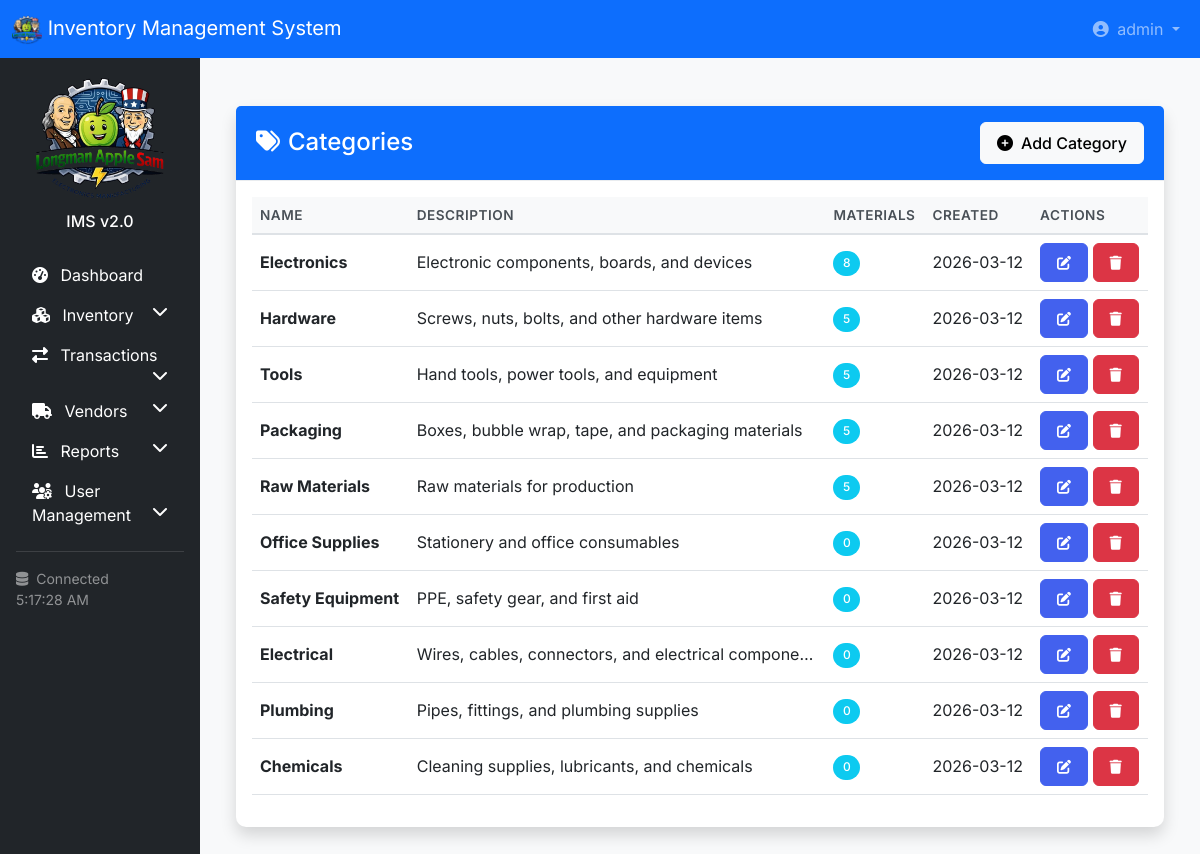
Screenshot of /inventory/categories/ (signed in) with the database file from the repository.
### inventory/models.py (models this page shows, shortened)
class Category(models.Model):
    name = models.CharField(max_length=100, unique=True)
    description = models.TextField(blank=True)
    created_at = models.DateTimeField(auto_now_add=True)
    updated_at = models.DateTimeField(auto_now=True)
    class Meta:
        verbose_name_plural = "Categories"
        ordering = ['name']

### inventory/views.py (the view)
# urls.py: path('categories/', views.category_list, name='category_list'),
@login_required
def category_list(request):
    categories = Category.objects.annotate(material_count=Count('materials')).all()
    return render(request, 'inventory/category_list.html', {'categories': categories})

### inventory/templates/inventory/category_list.html (shortened to what this page needs)
{% extends 'base.html' %}
{% load static %}
{% block content %}
<div class="container-fluid py-4">
    <div class="row">
        <div class="col-12">
            <div class="card shadow">
                <div class="card-header bg-primary text-white d-flex justify-content-between align-items-center">
                    <h4 class="mb-0"><i class="fas fa-tags me-2"></i>Categories</h4>
                    <a href="{% url 'inventory:category_create' %}" class="btn btn-light">
                        <i class="fas fa-plus-circle me-2"></i>Add Category
                    </a>
                </div>
                <div class="card-body">
                    <div class="table-responsive">
                        <table class="table table-hover">
                            <thead>
                                <tr>
                                    <th>Name</th>
                                    <th>Description</th>
                                    <th>Materials</th>
                                    <th>Created</th>
                                    <th>Actions</th>
                                </tr>
                            </thead>
                            <tbody>
                                {% for category in categories %}
                                <tr>
                                    <td><strong>{{ category.name }}</strong></td>
                                    <td>{{ category.description|truncatechars:50 }}</td>
                                    <td><span class="badge bg-info">{{ category.material_count }}</span></td>
                                    <td>{{ category.created_at|date:"Y-m-d" }}</td>
                                    <td>
                                        <a href="{% url 'inventory:category_update' category.id %}" class="btn btn-sm btn-primary">
                                            <i class="fas fa-edit"></i>
                                        </a>
                                        <a href="{% url 'inventory:category_delete' category.id %}" class="btn btn-sm btn-danger">
                                            <i class="fas fa-trash"></i>
                                        </a>
                                    </td>
                                </tr>
                                {% endfor %}
                            </tbody>
                        </table>
                    </div>
                </div>
            </div>
        </div>
    </div>
</div>
{% endblock %}

### templates/navbar.html (shortened to what this page needs)
<nav class="navbar navbar-expand-lg navbar-dark bg-primary">
    <div class="container-fluid">
        <a class="navbar-brand" href="{% url 'accounts:dashboard' %}">
            {% load static %}
            <img src="{% static 'img/company_logo.png' %}" class="opacity-20" alt="My logo" width="30" height="30">
            <span class="d-none d-sm-inline">Inventory Management System</span>
        </a>
        <div class="collapse navbar-collapse" id="navbarMain">
            <ul class="navbar-nav ms-auto">
                <li class="nav-item dropdown">
                    <a class="nav-link dropdown-toggle" href="#" id="userDropdown" role="button" data-bs-toggle="dropdown">
                        <i class="fas fa-user-circle me-1"></i>
                        <span class="d-none d-lg-inline">{{ user.get_full_name|default:user.username }}</span>
                    </a>
                </li>
            </ul>
        </div>
    </div>
</nav>

### static/css/custom.css (style rules this page uses)
:root { --primary-color: #4361ee; --success-color: #06d6a0; --warning-color: #ffb703; --danger-color: #e63946; --info-color: #4895ef; }
body { font-family: 'Inter', -apple-system, BlinkMacSystemFont, sans-serif; background-color: #f8f9fa; min-height: 100vh; }
.card { border: none; border-radius: 10px; box-shadow: 0 2px 10px rgba(0, 0, 0, 0.05); transition: transform 0.2s, box-shadow 0.2s; margin-bottom: 1.5rem; }
.card-header { background-color: white; border-bottom: 1px solid #e9ecef; padding: 1rem 1.25rem; font-weight: 600; }
.table th { background-color: #f8f9fa; color: #495057; font-weight: 600; font-size: 0.85rem; text-transform: uppercase; letter-spacing: 0.5px; border-bottom: 2px solid #dee2e6; }
.table td { vertical-align: middle; }
.btn { border-radius: 6px; font-weight: 500; padding: 0.5rem 1rem; }
.btn-primary { background-color: var(--primary-color); border-color: var(--primary-color); }
.badge { padding: 0.4rem 0.6rem; font-weight: 500; border-radius: 30px; }

### rows the page displays
Category: name "Electronics", description "Electronic components, boards, and devices", material_count "8", created_at "2026-03-12"
Category: name "Hardware", description "Screws, nuts, bolts, and other hardware items", material_count "5", created_at "2026-03-12"
Category: name "Tools", description "Hand tools, power tools, and equipment", material_count "5", created_at "2026-03-12"
Category: name "Packaging", description "Boxes, bubble wrap, tape, and packaging materials", material_count "5", created_at "2026-03-12"
Category: name "Raw Materials", description "Raw materials for production", material_count "5", created_at "2026-03-12"
Category: name "Office Supplies", description "Stationery and office consumables", material_count "0", created_at "2026-03-12"
Category: name "Safety Equipment", description "PPE, safety gear, and first aid", material_count "0", created_at "2026-03-12"
Category: name "Electrical", description "Wires, cables, connectors, and electrical compone…", material_count "0", created_at "2026-03-12"
Category: name "Plumbing", description "Pipes, fittings, and plumbing supplies", material_count "0", created_at "2026-03-12"
Category: name "Chemicals", description "Cleaning supplies, lubricants, and chemicals", material_count "0", created_at "2026-03-12"

### other values shown
{{ user.get_full_name|default:user.username }} "admin"
